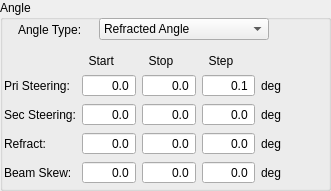
          <widget class="QGroupBox" name="BoxAngle">
           <property name="geometry">
            <rect>
             <x>2</x>
             <y>45</y>
             <width>331</width>
             <height>191</height>
            </rect>
           </property>
           <property name="title">
            <string>Angle</string>
           </property>
           <widget class="QWidget" name="layoutWidget123">
            <property name="geometry">
             <rect>
              <x>4</x>
              <y>53</y>
              <width>311</width>
              <height>131</height>
             </rect>
            </property>
            <layout class="QGridLayout" name="gridLayout_4">
             <item row="0" column="1">
              <widget class="QLabel" name="LabelAngStart">
               <property name="text">
                <string>  Start</string>
               </property>
              </widget>
             </item>
             <item row="0" column="2">
              <widget class="QLabel" name="LabelAngStop">
               <property name="text">
                <string>  Stop</string>
               </property>
              </widget>
             </item>
             <item row="0" column="3">
              <widget class="QLabel" name="LabelAngStep">
               <property name="text">
                <string>  Step</string>
               </property>
              </widget>
             </item>
             <item row="1" column="0">
              <widget class="QLabel" name="LabelPriSteering">
               <property name="text">
                <string>Pri Steering:</string>
               </property>
              </widget>
             </item>
             <item row="1" column="1">
              <widget class="QDoubleSpinBox" name="ValuePriSteerStart">
               <property name="frame">
                <bool>true</bool>
               </property>
               <property name="alignment">
                <set>Qt::AlignRight|Qt::AlignTrailing|Qt::AlignVCenter</set>
               </property>
               <property name="buttonSymbols">
                <enum>QAbstractSpinBox::NoButtons</enum>
               </property>
               <property name="keyboardTracking">
                <bool>true</bool>
               </property>
               <property name="decimals">
                <number>1</number>
               </property>
               <property name="minimum">
                <double>-89.000000000000000</double>
               </property>
               <property name="maximum">
                <double>89.000000000000000</double>
               </property>
              </widget>
             </item>
             <item row="1" column="2">
              <widget class="QDoubleSpinBox" name="ValuePriSteerStop">
               <property name="frame">
                <bool>true</bool>
               </property>
               <property name="alignment">
                <set>Qt::AlignRight|Qt::AlignTrailing|Qt::AlignVCenter</set>
               </property>
               <property name="buttonSymbols">
                <enum>QAbstractSpinBox::NoButtons</enum>
               </property>
               <property name="keyboardTracking">
                <bool>true</bool>
               </property>
               <property name="decimals">
                <number>1</number>
               </property>
               <property name="minimum">
                <double>-89.000000000000000</double>
               </property>
               <property name="maximum">
                <double>89.000000000000000</double>
               </property>
              </widget>
             </item>
             <item row="1" column="3">
              <widget class="QDoubleSpinBox" name="ValuePriSteerStep">
               <property name="frame">
                <bool>true</bool>
               </property>
               <property name="alignment">
                <set>Qt::AlignRight|Qt::AlignTrailing|Qt::AlignVCenter</set>
               </property>
               <property name="buttonSymbols">
                <enum>QAbstractSpinBox::NoButtons</enum>
               </property>
               <property name="keyboardTracking">
                <bool>true</bool>
               </property>
               <property name="decimals">
                <number>1</number>
               </property>
               <property name="minimum">
                <double>0.100000000000000</double>
               </property>
               <property name="maximum">
                <double>30.000000000000000</double>
               </property>
              </widget>
             </item>
             <item row="1" column="4">
              <widget class="QLabel" name="LabelFocusStartUnit_4">
               <property name="text">
                <string>deg</string>
               </property>
              </widget>
             </item>
             <item row="2" column="0">
              <widget class="QLabel" name="LabelSecSteering">
               <property name="text">
                <string>Sec Steering:</string>
               </property>
              </widget>
             </item>
             <item row="2" column="1">
              <widget class="QDoubleSpinBox" name="ValueSecSteerStart">
               <property name="frame">
                <bool>true</bool>
               </property>
               <property name="alignment">
                <set>Qt::AlignRight|Qt::AlignTrailing|Qt::AlignVCenter</set>
               </property>
               <property name="buttonSymbols">
                <enum>QAbstractSpinBox::NoButtons</enum>
               </property>
               <property name="keyboardTracking">
                <bool>true</bool>
               </property>
               <property name="decimals">
                <number>1</number>
               </property>
               <property name="minimum">
                <double>-89.000000000000000</double>
               </property>
               <property name="maximum">
                <double>89.000000000000000</double>
               </property>
              </widget>
             </item>
             <item row="2" column="2">
              <widget class="QDoubleSpinBox" name="ValueSecSteerStop">
               <property name="frame">
                <bool>true</bool>
               </property>
               <property name="alignment">
                <set>Qt::AlignRight|Qt::AlignTrailing|Qt::AlignVCenter</set>
               </property>
               <property name="buttonSymbols">
                <enum>QAbstractSpinBox::NoButtons</enum>
               </property>
               <property name="keyboardTracking">
                <bool>true</bool>
               </property>
               <property name="decimals">
                <number>1</number>
               </property>
               <property name="minimum">
                <double>-89.000000000000000</double>
               </property>
               <property name="maximum">
                <double>89.000000000000000</double>
               </property>
              </widget>
             </item>
             <item row="2" column="3">
              <widget class="QDoubleSpinBox" name="ValueSecSteerStep">
               <property name="frame">
                <bool>true</bool>
               </property>
               <property name="alignment">
                <set>Qt::AlignRight|Qt::AlignTrailing|Qt::AlignVCenter</set>
               </property>
               <property name="buttonSymbols">
                <enum>QAbstractSpinBox::NoButtons</enum>
               </property>
               <property name="keyboardTracking">
                <bool>true</bool>
               </property>
               <property name="decimals">
                <number>1</number>
               </property>
               <property name="maximum">
                <double>5000.000000000000000</double>
               </property>
              </widget>
             </item>
             <item row="2" column="4">
              <widget class="QLabel" name="LabelFocusOffsetStartUnit_3">
               <property name="text">
                <string>deg</string>
               </property>
              </widget>
             </item>
             <item row="3" column="0">
              <widget class="QLabel" name="LlabelRefract">
               <property name="text">
                <string>Refract:</string>
               </property>
              </widget>
             </item>
             <item row="3" column="1">
              <widget class="QDoubleSpinBox" name="ValueRefractStart">
               <property name="frame">
                <bool>true</bool>
               </property>
               <property name="alignment">
                <set>Qt::AlignRight|Qt::AlignTrailing|Qt::AlignVCenter</set>
               </property>
               <property name="buttonSymbols">
                <enum>QAbstractSpinBox::NoButtons</enum>
               </property>
               <property name="keyboardTracking">
                <bool>true</bool>
               </property>
               <property name="decimals">
                <number>1</number>
               </property>
               <property name="minimum">
                <double>-89.000000000000000</double>
               </property>
               <property name="maximum">
                <double>89.000000000000000</double>
               </property>
              </widget>
             </item>
             <item row="3" column="2">
              <widget class="QDoubleSpinBox" name="ValueRefractStop">
               <property name="frame">
                <bool>true</bool>
               </property>
               <property name="alignment">
                <set>Qt::AlignRight|Qt::AlignTrailing|Qt::AlignVCenter</set>
               </property>
               <property name="buttonSymbols">
                <enum>QAbstractSpinBox::NoButtons</enum>
               </property>
               <property name="keyboardTracking">
                <bool>true</bool>
               </property>
               <property name="decimals">
                <number>1</number>
               </property>
               <property name="minimum">
                <double>-89.000000000000000</double>
               </property>
               <property name="maximum">
                <double>89.000000000000000</double>
               </property>
              </widget>
             </item>
             <item row="3" column="3">
              <widget class="QDoubleSpinBox" name="ValueRefractStep">
               <property name="frame">
                <bool>true</bool>
               </property>
               <property name="alignment">
                <set>Qt::AlignRight|Qt::AlignTrailing|Qt::AlignVCenter</set>
               </property>
               <property name="buttonSymbols">
                <enum>QAbstractSpinBox::NoButtons</enum>
               </property>
               <property name="keyboardTracking">
                <bool>true</bool>
               </property>
               <property name="decimals">
                <number>1</number>
               </property>
               <property name="maximum">
                <double>5000.000000000000000</double>
               </property>
              </widget>
             </item>
             <item row="3" column="4">
              <widget class="QLabel" name="LabelFocusOffsetStopUnit_3">
               <property name="text">
                <string>deg</string>
               </property>
              </widget>
             </item>
             <item row="4" column="0">
              <widget class="QLabel" name="LlabelBeamSkew">
               <property name="text">
                <string>Beam Skew:</string>
               </property>
              </widget>
             </item>
             <item row="4" column="1">
              <widget class="QDoubleSpinBox" name="ValueSkewStart">
               <property name="frame">
                <bool>true</bool>
               </property>
               <property name="alignment">
                <set>Qt::AlignRight|Qt::AlignTrailing|Qt::AlignVCenter</set>
               </property>
               <property name="buttonSymbols">
                <enum>QAbstractSpinBox::NoButtons</enum>
               </property>
               <property name="keyboardTracking">
                <bool>true</bool>
               </property>
               <property name="decimals">
                <number>1</number>
               </property>
               <property name="maximum">
                <double>5000.000000000000000</double>
               </property>
              </widget>
             </item>
             <item row="4" column="2">
              <widget class="QDoubleSpinBox" name="ValueSkewStop">
               <property name="frame">
                <bool>true</bool>
               </property>
               <property name="alignment">
                <set>Qt::AlignRight|Qt::AlignTrailing|Qt::AlignVCenter</set>
               </property>
               <property name="buttonSymbols">
                <enum>QAbstractSpinBox::NoButtons</enum>
               </property>
               <property name="keyboardTracking">
                <bool>true</bool>
               </property>
               <property name="decimals">
                <number>1</number>
               </property>
               <property name="maximum">
                <double>5000.000000000000000</double>
               </property>
              </widget>
             </item>
             <item row="4" column="3">
              <widget class="QDoubleSpinBox" name="ValueSkewStep">
               <property name="frame">
                <bool>true</bool>
               </property>
               <property name="alignment">
                <set>Qt::AlignRight|Qt::AlignTrailing|Qt::AlignVCenter</set>
               </property>
               <property name="buttonSymbols">
                <enum>QAbstractSpinBox::NoButtons</enum>
               </property>
               <property name="keyboardTracking">
                <bool>true</bool>
               </property>
               <property name="decimals">
                <number>1</number>
               </property>
               <property name="maximum">
                <double>5000.000000000000000</double>
               </property>
              </widget>
             </item>
             <item row="4" column="4">
              <widget class="QLabel" name="LabelFocusOffsetStopUnit_4">
               <property name="text">
                <string>deg</string>
               </property>
              </widget>
             </item>
            </layout>
           </widget>
           <widget class="QWidget" name="horizontalLayoutWidget_2">
            <property name="geometry">
             <rect>
              <x>18</x>
              <y>14</y>
              <width>251</width>
              <height>31</height>
             </rect>
            </property>
            <layout class="QHBoxLayout" name="horizontalLayout_8">
             <item>
              <widget class="QLabel" name="LabelAngleType">
               <property name="sizePolicy">
                <sizepolicy hsizetype="Fixed" vsizetype="Fixed">
                 <horstretch>0</horstretch>
                 <verstretch>0</verstretch>
                </sizepolicy>
               </property>
               <property name="minimumSize">
                <size>
                 <width>75</width>
                 <height>25</height>
                </size>
               </property>
               <property name="text">
                <string>Angle Type:</string>
               </property>
              </widget>
             </item>
             <item>
              <widget class="QComboBox" name="ComAngleType">
               <item>
                <property name="text">
                 <string>Refracted Angle</string>
                </property>
               </item>
               <item>
                <property name="text">
                 <string>Primary Steering Angle</string>
                </property>
               </item>
               <item>
                <property name="text">
                 <string>Beam Skew Angle</string>
                </property>
               </item>
              </widget>
             </item>
            </layout>
           </widget>
          </widget>
